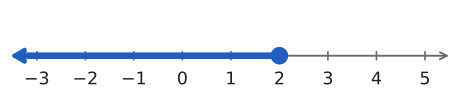

Reproduce this figure in Python.
import sys; sys.path.insert(0, "tools")
from cizim import *

# Alıştırma Soru 3: 2 dahil, sola doğru sonsuza giden küme (x ≤ 2).
LO, HI = -3, 5
fig, ax = sekil(6, 1.3)
sayi_dogrusu(ax, LO, HI)
ax.hlines(0, LO - 0.2, 2, color=MAVI, lw=5, zorder=3)
ax.annotate("", xy=(LO - 0.6, 0), xytext=(LO - 0.1, 0), arrowprops=dict(arrowstyle="-|>,head_width=0.35,head_length=0.6", color=MAVI, lw=3), zorder=4)
ax.plot(2, 0, "o", color=MAVI, markerfacecolor=MAVI, markersize=11, mew=2.2, zorder=5)
kaydet(fig, __file__)
